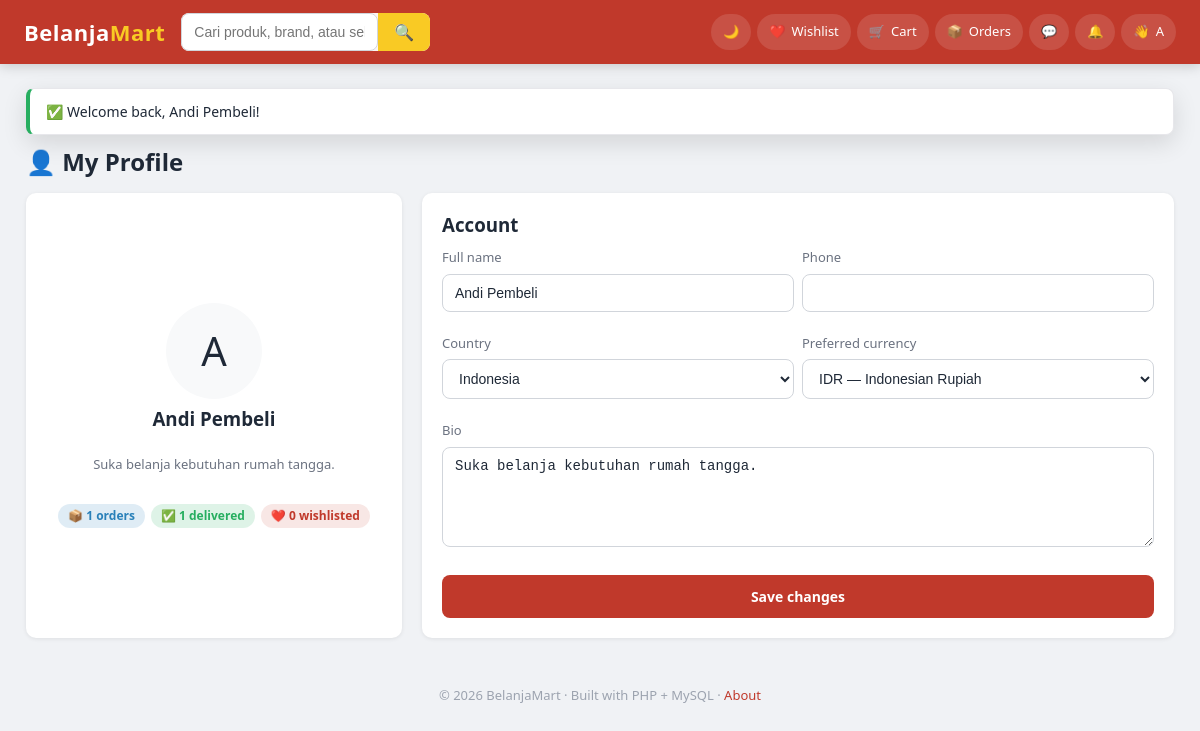
Page /frontend/pages/buyer/profile.php (signed in) on the committed database.
### tables this page shows
CREATE TABLE buyer_profiles (
    user_id        INT PRIMARY KEY,
    bio            TEXT,
    total_orders   INT NOT NULL DEFAULT 0,
    total_spent    DECIMAL(14,2) NOT NULL DEFAULT 0,
    FOREIGN KEY (user_id) REFERENCES users(user_id) ON DELETE CASCADE
);

CREATE TABLE users (
    user_id        INT AUTO_INCREMENT PRIMARY KEY,
    name           VARCHAR(100) NOT NULL,
    email          VARCHAR(150) NOT NULL UNIQUE,
    password       VARCHAR(255) NOT NULL,
    role           ENUM('buyer','seller','admin') NOT NULL DEFAULT 'buyer',
    avatar         VARCHAR(255) DEFAULT NULL,
    phone          VARCHAR(30)  DEFAULT NULL,
    country_code   CHAR(2)      DEFAULT 'ID',
    preferred_currency CHAR(3)  DEFAULT 'IDR',
    is_verified    TINYINT(1)   NOT NULL DEFAULT 0,     
    is_active      TINYINT(1)   NOT NULL DEFAULT 1,
    last_login_at  TIMESTAMP    NULL,
    created_at     TIMESTAMP DEFAULT CURRENT_TIMESTAMP,
    updated_at     TIMESTAMP DEFAULT CURRENT_TIMESTAMP ON UPDATE CURRENT_TIMESTAMP,
    FOREIGN KEY (country_code)       REFERENCES countries(country_code),
    FOREIGN KEY (preferred_currency) REFERENCES currencies(currency_code)
);

CREATE TABLE countries (
    country_code   CHAR(2) PRIMARY KEY,            
    country_name   VARCHAR(80)  NOT NULL,
    currency_code  CHAR(3)      NOT NULL,          
    tax_rate       DECIMAL(5,4) NOT NULL DEFAULT 0,     
    base_shipping  DECIMAL(10,2) NOT NULL DEFAULT 0     
);

CREATE TABLE currencies (
    currency_code  CHAR(3) PRIMARY KEY,             
    symbol         VARCHAR(8)   NOT NULL,
    name           VARCHAR(60)  NOT NULL,
     
    rate_to_usd    DECIMAL(18,6) NOT NULL DEFAULT 1,
    updated_at     TIMESTAMP DEFAULT CURRENT_TIMESTAMP ON UPDATE CURRENT_TIMESTAMP
);

### backend/core/Database.php (called while the page is built, shortened)
<?php
class Database
{
    private static ?PDO $pdo = null;
    public static function pdo(): PDO
    {
        if (self::$pdo instanceof PDO) {
            return self::$pdo;
        }
        $cfg  = config('db');
        $dsn  = sprintf(
            'mysql:host=%s;port=%d;dbname=%s;charset=%s',
            $cfg['host'], $cfg['port'], $cfg['database'], $cfg['charset']
        );
        try {
            self::$pdo = new PDO($dsn, $cfg['username'], $cfg['password'], [
                PDO::ATTR_ERRMODE            => PDO::ERRMODE_EXCEPTION,
                PDO::ATTR_DEFAULT_FETCH_MODE => PDO::FETCH_ASSOC,
                PDO::ATTR_EMULATE_PREPARES   => false,
            ]);
        } catch (PDOException $e) {
            http_response_code(500);
            die('Database connection failed: ' . $e->getMessage());
        }
        return self::$pdo;
    }
    public static function run(string $sql, array $params = []): PDOStatement
    {
        $stmt = self::pdo()->prepare($sql);
        $stmt->execute($params);
        return $stmt;
    }
    public static function one(string $sql, array $params = []): ?array
    {
        $row = self::run($sql, $params)->fetch();
        return $row ?: null;
    }
    public static function all(string $sql, array $params = []): array
    {
        return self::run($sql, $params)->fetchAll();
    }
    public static function scalar(string $sql, array $params = [])
    {
        $stmt = self::run($sql, $params);
        $row  = $stmt->fetch(PDO::FETCH_NUM);
        return $row ? $row[0] : null;
    }
}

### backend/models/UserModel.php (called while the page is built, shortened)
<?php
class UserModel
{
    public static function buyerProfile(int $userId): ?array
    {
        return Database::one("
            SELECT u.user_id, u.name, u.email, u.avatar, u.country_code,
                   u.preferred_currency, u.created_at,
                   bp.bio, bp.total_orders, bp.total_spent
            FROM users u
            JOIN buyer_profiles bp ON bp.user_id = u.user_id
            WHERE u.user_id = ? AND u.role = 'buyer'
        ", [$userId]);
    }
}

### backend/config/bootstrap.php (called while the page is built, shortened)
<?php
if (!defined('BM_BOOTSTRAPPED')) {
    $cfg = $GLOBALS['BM_CONFIG'];
    spl_autoload_register(function ($class) {
        $roots = [
            __DIR__ . '/../core/',
            __DIR__ . '/../models/',
            __DIR__ . '/../services/',
            __DIR__ . '/../controllers/',
            __DIR__ . '/../middleware/',
        ];
        foreach ($roots as $root) {
            $file = $root . $class . '.php';
            if (is_file($file)) {
                return;
            }
        }
    });
    foreach (['uploads', 'chat', 'logs'] as $key) {
        $path = $cfg['storage'][$key] ?? null;
        if ($path && !is_dir($path)) {
            @mkdir($path, 0777, true);
        }
    }
    require_once __DIR__ . '/../core/helpers.php';
}

### backend/services/AnalyticsService.php (called while the page is built, shortened)
<?php
class AnalyticsService
{
    public static function buyerDashboard(int $userId): array
    {
        $orders = (int) Database::scalar(
            "SELECT COUNT(*) FROM orders WHERE user_id = ?", [$userId]
        );
        $delivered = (int) Database::scalar(
            "SELECT COUNT(*) FROM orders WHERE user_id = ? AND status = 'delivered'",
            [$userId]
        );
        $spent = (float) Database::scalar(
            "SELECT COALESCE(SUM(total_amount),0) FROM orders
             WHERE user_id = ? AND status = 'delivered'", [$userId]
        );
        $wishlist = (int) Database::scalar(
            "SELECT COUNT(*) FROM wishlist WHERE user_id = ?", [$userId]
        );
        return compact('orders', 'delivered', 'spent', 'wishlist');
    }
}

### frontend/pages/buyer/profile.php (the view, shortened to what this page needs)
<?php
require_once __DIR__ . '/../../../backend/config/bootstrap.php';
$user    = current_user();
$profile = UserModel::buyerProfile((int) $user['user_id']);
$stats   = AnalyticsService::buyerDashboard((int) $user['user_id']);
layout('header', ['title' => 'My profile']);
?>
<h2 class="mb-2">👤 My Profile</h2>
<div class="grid" style="grid-template-columns: 1fr 2fr; gap:20px;">
    <div class="card center" style="flex-direction:column;">
        <div style="width:96px; height:96px; border-radius:50%; background:var(--bg-muted); display:flex; align-items:center; justify-content:center; font-size:40px;">
            <?= e(mb_strtoupper(mb_substr($user['name'], 0, 1))) ?>
        </div>
        <h3 class="mt-1"><?= e($user['name']) ?></h3>
        <p class="text-muted fs-13"><?= e($profile['bio'] ?? 'No bio yet.') ?></p>
        <div class="row mt-2" style="gap:6px; flex-wrap:wrap; justify-content:center;">
            <span class="tag tag-info">📦 <?= (int) $stats['orders'] ?> orders</span>
            <span class="tag tag-success">✅ <?= (int) $stats['delivered'] ?> delivered</span>
            <span class="tag tag-primary">❤️ <?= (int) $stats['wishlist'] ?> wishlisted</span>
        </div>
    </div>
    <div class="card">
        <h3>Account</h3>
        <form method="POST" class="grid" style="grid-template-columns:1fr 1fr; gap:8px;">
            <div class="form-row"><label>Full name</label><input type="text" name="name" value="<?= e($user['name']) ?>" required></div>
            <div class="form-row"><label>Phone</label><input type="text" name="phone" value="<?= e($profile['phone'] ?? '') ?>"></div>
            <div class="form-row"><label>Country</label>
                <select name="country_code">
                    <?php foreach (Database::all("SELECT * FROM countries ORDER BY country_name") as $c): ?>
                        <option value="<?= e($c['country_code']) ?>" <?= ($c['country_code'] === ($user['country'] ?? 'ID')) ? 'selected' : '' ?>>
                            <?= e($c['country_name']) ?>
                        </option>
                    <?php endforeach; ?>
                </select>
            </div>
            <div class="form-row"><label>Preferred currency</label>
                <select name="preferred_currency">
                    <?php foreach (Database::all("SELECT * FROM currencies") as $c): ?>
                        <option value="<?= e($c['currency_code']) ?>" <?= ($c['currency_code'] === ($user['currency'] ?? 'IDR')) ? 'selected' : '' ?>>
                            <?= e($c['currency_code']) ?> — <?= e($c['name']) ?>
                        </option>
                    <?php endforeach; ?>
                </select>
            </div>
            <div class="form-row" style="grid-column: span 2;">
                <label>Bio</label>
                <textarea name="bio"><?= e($profile['bio'] ?? '') ?></textarea>
            </div>
            <button class="btn btn-primary" type="submit" style="grid-column: span 2;">Save changes</button>
        </form>
    </div>
</div>

### frontend/components/navbar.php (shortened to what this page needs)
<?php
$role = $user['role'] ?? null;
?>
<header class="topbar">
    <a href="<?= base_url('/') ?>" class="brand">Belanja<span>Mart</span></a>
    <?php if ($role !== 'admin'): ?>
    <form class="search" action="<?= base_url('/frontend/pages/buyer/home.php') ?>" method="GET">
        <input type="text" name="q" placeholder="Cari produk, brand, atau seller..." value="<?= e($_GET['q'] ?? '') ?>">
        <button type="submit">🔍</button>
    </form>
    <?php endif; ?>
    <div class="topbar-actions">
        <button class="icon-btn" data-theme-toggle title="Toggle theme">
            <span class="icon">🌙</span>
        </button>
        <?php if (!$user): ?>
            <a class="pill" href="<?= base_url('/auth/role.php') ?>">Sign in</a>
        <?php else: ?>
            <?php if ($role === 'buyer'): ?>
                <a class="pill" href="<?= base_url('/frontend/pages/buyer/wishlist.php') ?>" title="Wishlist">
                    ❤️ <span class="label">Wishlist</span>
                </a>
                <a class="pill" href="<?= base_url('/frontend/pages/buyer/cart.php') ?>" title="Cart">
                    🛒 <span class="label">Cart</span>
                </a>
                <a class="pill" href="<?= base_url('/frontend/pages/buyer/orders.php') ?>" title="Orders">
                    📦 <span class="label">Orders</span>
                </a>
            <?php elseif ($role === 'admin'): ?>
                <a class="pill" href="<?= base_url('/frontend/pages/admin/dashboard.php') ?>">🛡 Admin</a>
            <?php endif; ?>
            <a class="pill" href="<?= base_url('/frontend/pages/shared/chat.php') ?>" title="Messages">
                💬
            </a>
            <a class="pill" href="<?= base_url('/frontend/pages/shared/notifications.php') ?>" title="Notifications">
                🔔
            </a>
            <a class="pill" href="<?= base_url('/auth/logout.php') ?>" title="Logout">
                👋 <span class="label"><?= e(mb_strtoupper(mb_substr($user['name'], 0, 1))) ?></span>
            </a>
        <?php endif; ?>
    </div>
</header>

### frontend/assets/css/style.css (style rules this page uses)
:root { --color-primary: #c0392b; --color-primary-hover: #a93226; --color-accent: #f9ca24; --color-success: #27ae60; --color-warning: #e67e22; --color-danger: #e74c3c; --color-info: #2980b9; --bg-body: #f0f2f5; --bg-surface: #ffffff; --bg-muted: #f8f9fa; --bg-elevated: #ffffff; --border: #e7e7eb; --border-strong: #d1d5db; --text: #1f2937; --text-muted: #6b7280; --text-soft: #9ca3af; --shadow-sm: 0 1px 2px rgba(0,0,0,.06); --shadow: 0 1px 4px rgba(0,0,0,.08); --shadow-lg: 0 8px 24px rgba(0,0,0,.12); --radius-sm: 6px; --radius: 10px; --radius-lg: 16px; --transition: 200ms cubic-bezier(.4,0,.2,1); --topbar-h: 64px; }
*, *::before, *::after { box-sizing: border-box; }
html, body { margin: 0; padding: 0; }
body { font-family: 'Segoe UI', system-ui, -apple-system, Roboto, Arial, sans-serif; background: var(--bg-body); color: var(--text); line-height: 1.5; transition: background var(--transition), color var(--transition); min-height: 100vh; }
a { color: var(--color-primary); text-decoration: none; }
button { font: inherit; cursor: pointer; }
h1,h2,h3,h4,h5 { margin: 0; line-height: 1.25; }
.row { display: flex; flex-wrap: wrap; gap: 16px; }
.grid { display: grid; gap: 16px; }
.center { display: flex; align-items: center; justify-content: center; }
.text-muted { color: var(--text-muted); }
.fs-13 { font-size: 13px; }
.mt-1 { margin-top: 8px; }
.mt-2 { margin-top: 16px; }
.mb-2 { margin-bottom: 16px; }
.topbar { background: var(--color-primary); color: #fff; height: var(--topbar-h); display: flex; align-items: center; gap: 16px; padding: 0 24px; position: sticky; top: 0; z-index: 100; box-shadow: 0 2px 12px rgba(0,0,0,.18); }
.topbar a { color: #fff; }
.topbar .brand { font-size: 22px; font-weight: 800; letter-spacing: .5px; white-space: nowrap; }
.topbar .brand span { color: var(--color-accent); }
.search { flex: 1; max-width: 540px; display: flex; background: rgba(255,255,255,.95); border-radius: 8px; overflow: hidden; }
.search input { flex: 1; border: 0; padding: 10px 14px; font-size: 14px; outline: none; background: transparent; color: #1f2937; }
.search button { border: 0; padding: 0 16px; background: var(--color-accent); color: #1f2937; font-weight: 700; }
.topbar-actions { display: flex; align-items: center; gap: 6px; }
.topbar-actions .icon-btn, .topbar-actions .pill { color: #fff; background: rgba(255,255,255,.12); border: 0; padding: 8px 12px; border-radius: 22px; font-size: 13px; display: inline-flex; align-items: center; gap: 6px; transition: background var(--transition); }
.card { background: var(--bg-surface); border-radius: var(--radius); box-shadow: var(--shadow); padding: 20px; }
.card h2, .card h3 { margin-bottom: 12px; }
.btn { display: inline-flex; align-items: center; justify-content: center; gap: 8px; padding: 10px 16px; border-radius: 8px; border: 1px solid transparent; font-weight: 600; font-size: 14px; cursor: pointer; transition: background var(--transition), transform var(--transition), box-shadow var(--transition); text-decoration: none; background: var(--bg-muted); color: var(--text); }
.btn-primary { background: var(--color-primary); color: #fff; }
.form-row { margin-bottom: 14px; }
.form-row label { display: block; font-size: 13px; color: var(--text-muted); margin-bottom: 6px; font-weight: 500; }
.input, .textarea, .select, input[type=text], input[type=email], input[type=password], input[type=number], textarea, select { width: 100%; background: var(--bg-surface); color: var(--text); border: 1px solid var(--border-strong); border-radius: 8px; padding: 10px 12px; font-size: 14px; transition: border-color var(--transition), box-shadow var(--transition); }
textarea { min-height: 100px; resize: vertical; }
.tag { display: inline-flex; align-items: center; gap: 4px; padding: 3px 10px; border-radius: 999px; font-size: 12px; font-weight: 600; background: var(--bg-muted); color: var(--text-muted); }
.tag-primary { background: rgba(192,57,43,.12); color: var(--color-primary); }
.tag-success { background: rgba(39,174,96,.15); color: var(--color-success); }
.tag-info { background: rgba(41,128,185,.15); color: var(--color-info); }

### rows in the picture
buyer_profiles: user_id.name "A", user_id.name "Andi Pembeli", bio "Suka belanja kebutuhan rumah tangga.", user_id.user_id "1", total_orders "0", name "Andi Pembeli"
users: country_code "Indonesia", preferred_currency "IDR — Indonesian Rupiah"

### other values in the picture
$ok "Welcome back, Andi Pembeli!"
